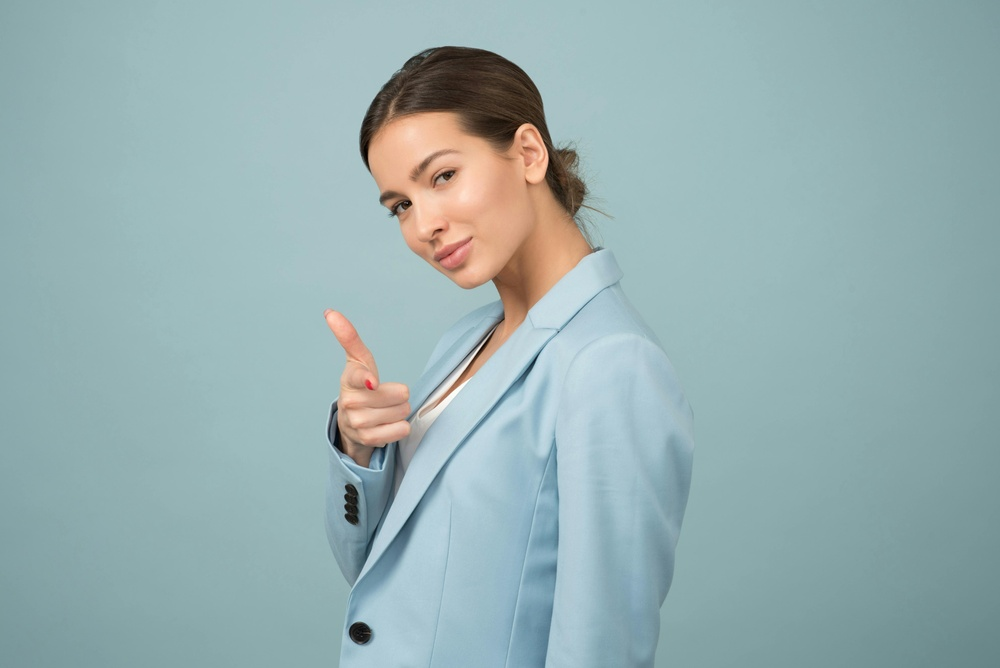
#> input picture lana.jpg, 1000 x 668 px, shrunk from 6016 x 4016 before the run, found by its file name
$ python prac2_Image_Sticithing.py
#> lines starting #> are read from the running program, lines starting #| are printed output that depends on the picture
import cv2
import numpy as np
import matplotlib.pyplot as plt
# Load images
img_ = cv2.imread('D:/Nishant/MSC-IT/cv_new/input/lana.jpg')
#> img_ is the input picture: shape (668, 1000, 3); mean B, G, R 177.2, 175.6, 151.2
img1 = cv2.cvtColor(img_, cv2.COLOR_BGR2GRAY)
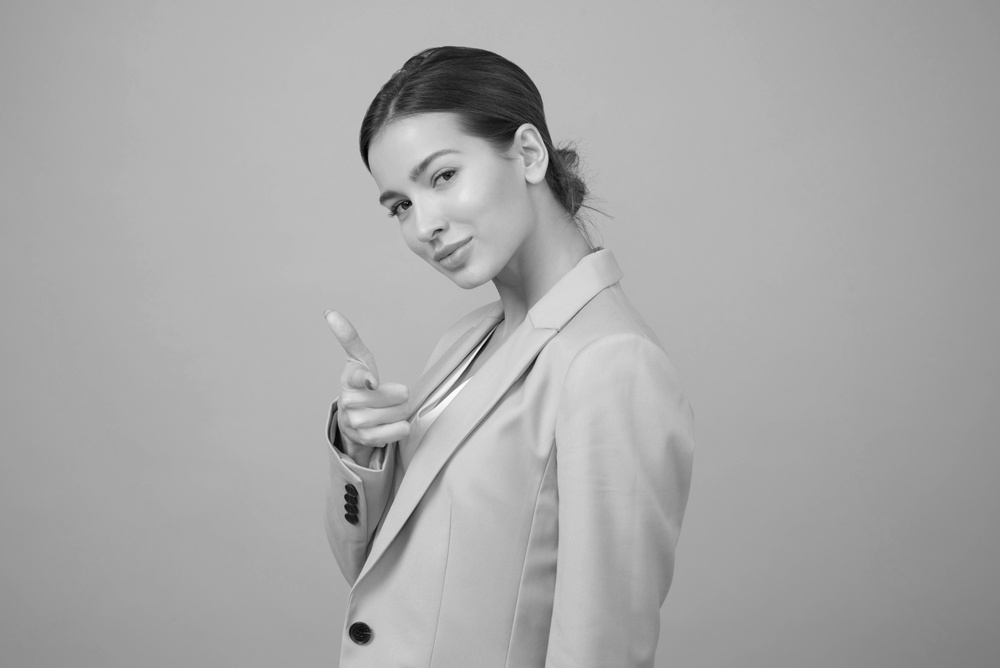
#> img1: shape (668, 1000); min 2, max 254, mean 168.4
img = cv2.imread('D:/Nishant/MSC-IT/cv_new/input/pana.jpg')
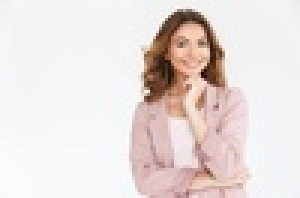
#> input picture pana.jpg, 100 x 66 px, shrunk from 600 x 400 before the run, found by its file name (shown 3 times larger)
#> img is the input picture: shape (66, 100, 3); mean B, G, R 220.3, 222.3, 231.8
img2 = cv2.cvtColor(img, cv2.COLOR_BGR2GRAY)
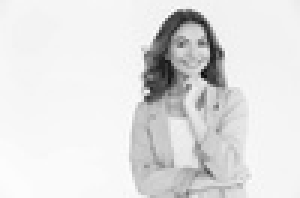
#> img2: shape (66, 100) (shown 3 times larger); min 10, max 254, mean 224.9
#Initialize SIFT detector
sift = cv2.SIFT_create()
kp1, des1 = sift.detectAndCompute(img1,None)
#> kp1 = 222 keypoints; strongest (x, y, size): (477, 90, 67.5), (448, 175, 7.4), (407, 203, 6.9), (338, 443, 9.3)
kp2, des2 = sift.detectAndCompute(img2,None)
#> kp2 = 27 keypoints; strongest (x, y, size): (54, 25, 8.8), (70, 24, 4.6), (72, 17, 3.5), (68, 17, 2)
# Create a BFMatcher object with distance measurement cv2.NORM_L2
bf = cv2.BFMatcher(cv2.NORM_L2, crossCheck = False)
# Perfomr the matching between the SIFT descriptors of the images
matches = bf.knnMatch(des1,des2,k=2)
#> matches = 222 matches
# Apply the ratio test to find good matches
good = []
for m,n in matches:
    if m.distance < 0.75*n.distance:
        good.append(m)
#> after the loop, good = 10 matches
# Atleast 4 matches are to be there to find the homography
if len(good)>4:
# prepare source and destination points
    src_pts = np.float32([kp1[m.queryIdx].pt for m in good]).reshape(-1,1,2)
#> src_pts = [[351.1, 493.7], [376.6, 449.7], [377.7, 88.25], [393.8, 65.28], [403.3, 473.7], [410.4, 56.5], [440.7, 45.48], [498.3, 53.35], [584.7, 202.5], [584.8, 169.9]]
    dst_pts = np.float32([kp2[m.trainIdx].pt for m in good]).reshape(-1,1,2)
#> dst_pts = [[70.18, 24.42], [67.28, 52.54], [46.86, 22.03], [46.86, 22.03], [46.86, 22.03], [46.86, 22.03], [46.86, 22.03], [46.86, 22.03], [46.86, 22.03], [76.01, 22.21]]
    # Compute Homography
    H, status = cv2.findHomography(src_pts, dst_pts, cv2.RANSAC, 5.0)
#> status = [0, 0, 0, 0, 0, 0, 0, 0, 0, 0]
    # Use homography to warp image
#> (the run stopped early here; a loop or call above may not have finished)
